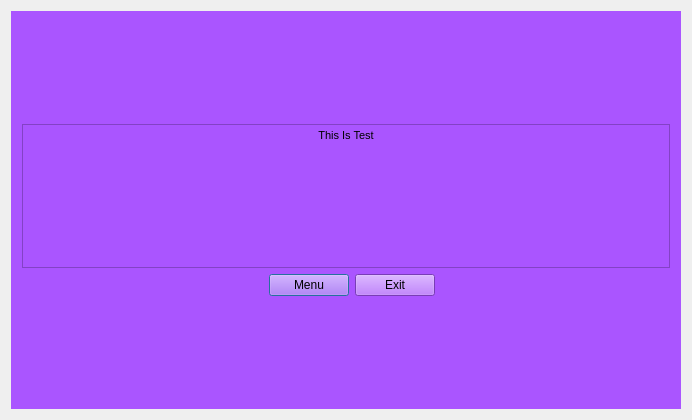
<?xml version="1.0" encoding="UTF-8"?>
<ui version="4.0">
 <class>Dialog</class>
 <widget class="QDialog" name="Dialog">
  <property name="geometry">
   <rect>
    <x>0</x>
    <y>0</y>
    <width>692</width>
    <height>420</height>
   </rect>
  </property>
  <property name="windowTitle">
   <string>Dialog</string>
  </property>
  <layout class="QVBoxLayout" name="verticalLayout">
   <item>
    <widget class="QStackedWidget" name="stackedWidget">
     <property name="styleSheet">
      <string notr="true">background-color:rgb(170,85,255);</string>
     </property>
     <widget class="QWidget" name="page">
      <layout class="QVBoxLayout" name="verticalLayout_2">
       <item>
        <spacer name="verticalSpacer_2">
         <property name="orientation">
          <enum>Qt::Vertical</enum>
         </property>
         <property name="sizeHint" stdset="0">
          <size>
           <width>20</width>
           <height>150</height>
          </size>
         </property>
        </spacer>
       </item>
       <item>
        <widget class="QTextEdit" name="textEdit">
         <property name="html">
          <string>&lt;!DOCTYPE HTML PUBLIC &quot;-//W3C//DTD HTML 4.0//EN&quot; &quot;http://www.w3.org/TR/REC-html40/strict.dtd&quot;&gt;
&lt;html&gt;&lt;head&gt;&lt;meta name=&quot;qrichtext&quot; content=&quot;1&quot; /&gt;&lt;style type=&quot;text/css&quot;&gt;
p, li { white-space: pre-wrap; }
&lt;/style&gt;&lt;/head&gt;&lt;body style=&quot; font-family:'MS Shell Dlg 2'; font-size:8.25pt; font-weight:400; font-style:normal;&quot;&gt;
&lt;p align=&quot;center&quot; style=&quot; margin-top:0px; margin-bottom:0px; margin-left:0px; margin-right:0px; -qt-block-indent:0; text-indent:0px;&quot;&gt;This Is Test&lt;/p&gt;&lt;/body&gt;&lt;/html&gt;</string>
         </property>
        </widget>
       </item>
       <item>
        <layout class="QHBoxLayout" name="horizontalLayout_2">
         <item>
          <spacer name="horizontalSpacer">
           <property name="orientation">
            <enum>Qt::Horizontal</enum>
           </property>
           <property name="sizeHint" stdset="0">
            <size>
             <width>258</width>
             <height>20</height>
            </size>
           </property>
          </spacer>
         </item>
         <item>
          <layout class="QHBoxLayout" name="horizontalLayout">
           <item>
            <widget class="QPushButton" name="pushButton">
             <property name="sizePolicy">
              <sizepolicy hsizetype="Expanding" vsizetype="Expanding">
               <horstretch>0</horstretch>
               <verstretch>0</verstretch>
              </sizepolicy>
             </property>
             <property name="text">
              <string>Menu</string>
             </property>
            </widget>
           </item>
          </layout>
         </item>
         <item>
          <widget class="QPushButton" name="pushButton_2">
           <property name="sizePolicy">
            <sizepolicy hsizetype="Expanding" vsizetype="Expanding">
             <horstretch>0</horstretch>
             <verstretch>0</verstretch>
            </sizepolicy>
           </property>
           <property name="text">
            <string>Exit</string>
           </property>
          </widget>
         </item>
         <item>
          <spacer name="horizontalSpacer_2">
           <property name="orientation">
            <enum>Qt::Horizontal</enum>
           </property>
           <property name="sizeHint" stdset="0">
            <size>
             <width>245</width>
             <height>17</height>
            </size>
           </property>
          </spacer>
         </item>
        </layout>
       </item>
       <item>
        <spacer name="verticalSpacer">
         <property name="orientation">
          <enum>Qt::Vertical</enum>
         </property>
         <property name="sizeHint" stdset="0">
          <size>
           <width>20</width>
           <height>150</height>
          </size>
         </property>
        </spacer>
       </item>
      </layout>
     </widget>
     <widget class="QWidget" name="page_2"/>
    </widget>
   </item>
  </layout>
 </widget>
 <layoutdefault spacing="6" margin="11"/>
 <resources/>
 <connections/>
</ui>
